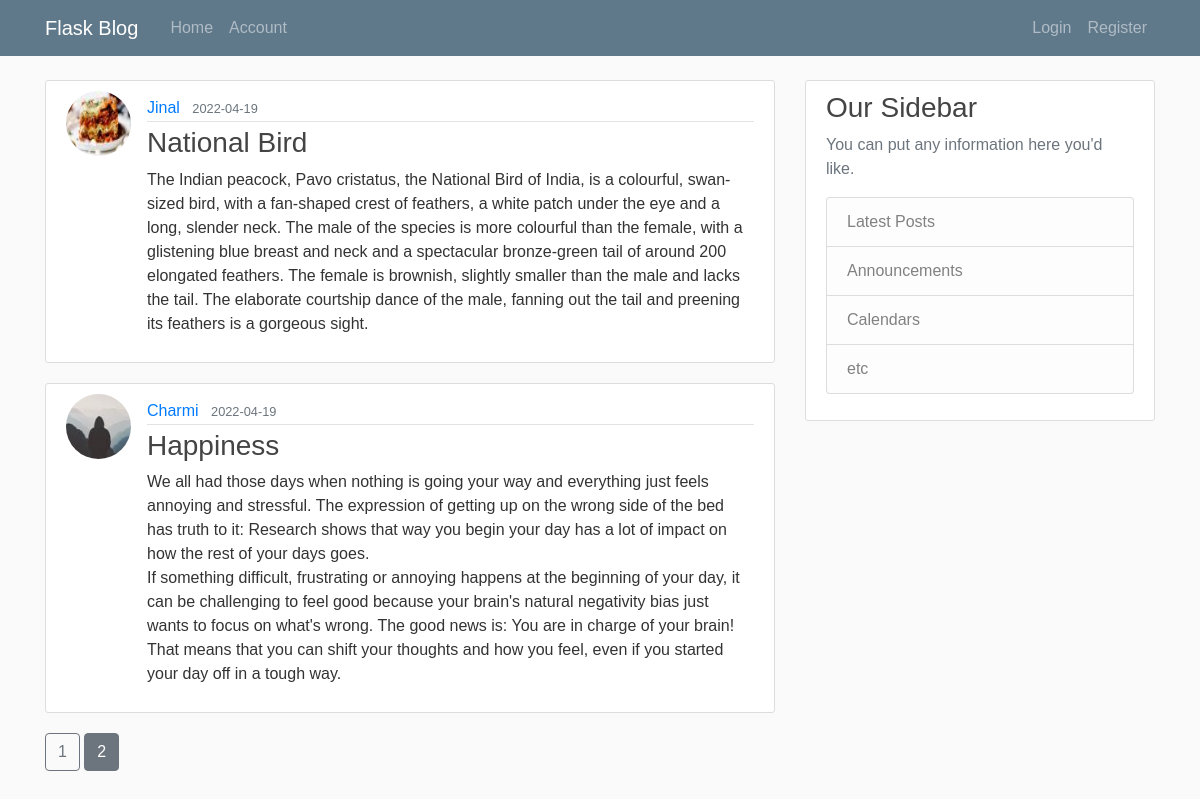
The page /home?page=2 on the database its author committed.
### blog/models.py (models this page shows, shortened)
class Post(db.Model):
	id = db.Column(db.Integer(), primary_key=True)
	title = db.Column(db.String(length=100), nullable=False)
	date_posted = db.Column(db.DateTime, nullable=False, default=lambda self: datetime.now())
	content = db.Column(db.Text, nullable=False)
	user_id = db.Column(db.Integer(), db.ForeignKey('user.id'), nullable=False)

class User(db.Model, UserMixin):
	id = db.Column(db.Integer(), primary_key=True)
	username = db.Column(db.String(length=30), nullable=False, unique=True)
	email = db.Column(db.String(length=120), nullable=False, unique=True)
	img = db.Column(db.String(length=20), nullable=False, default="default.jpg")
	password = db.Column(db.String(length=60), nullable=False)
	posts = db.relationship('Post', backref='author', lazy=True)

### blog/main/routes.py (the view)
@main.route('/')
@main.route('/home')
def home():
	page = request.args.get('page', 1, type=int)
	posts = Post.query.order_by(Post.date_posted.desc()).paginate(page=page, per_page=3)
	return render_template('home.html' , posts=posts)

### blog/templates/home.html
{% extends 'layout.html' %}
{% block content %}
	{% for post in posts.items %}
		<article class="media content-section">
		  <img class="rounded-circle article-img" src="{{ url_for('static', filename='IMG/' + post.author.img) }}">
		  <div class="media-body">
		    <div class="article-metadata" >
		      <a class="mr-2" href="{{ url_for('users.user_posts', username=post.author.username) }}">{{ post.author.username }}</a>
		      <small class="text-muted">{{ post.date_posted.strftime('%Y-%m-%d') }}</small>
		    </div>
		    <h3><a class="article-title" href="{{ url_for('posts.post', post_id = post.id) }}">{{ post.title }}</a></h3>
		    <p class="article-content">{{ post.content }}</p>
		  </div>
		</article>
	{% endfor %}
	{% for page_num in posts.iter_pages(left_edge=1, right_edge=1, left_current=1, right_current=2) %}
		{% if page_num %}
			{% if posts.page == page_num %}
				<a class="btn btn-secondary" href="{{ url_for('main.home' , page=page_num) }}">{{ page_num }}</a>
			{% else %}
				<a class="btn btn-outline-secondary" href="{{ url_for('main.home' , page=page_num) }}">{{ page_num }}</a>
			{% endif %}
		{% else %}
			...
		{% endif %}
	{% endfor %}
{% endblock %}

### blog/static/main.css (style rules this page uses)
body { background: #fafafa; color: #333333; margin-top: 5rem; font-family: 'Ubuntu', sans-serif; }
h1, h2, h3, h4, h5, h6 { color: #444444; }
.content-section { background: #ffffff; padding: 10px 20px; border: 1px solid #dddddd; border-radius: 3px; margin-bottom: 20px; }
.article-title { color: #444444; }
.article-content { white-space: pre-line; }
.article-img { height: 65px; width: 65px; margin-right: 16px; }
.article-metadata { padding-bottom: 1px; margin-bottom: 4px; border-bottom: 1px solid #e3e3e3 }
.media-body { margin-top: 5px; }

### rows shown on the page
Post: img (picture), author.username "Jinal", date_posted "2022-04-19", title "National Bird", content "The Indian peacock, Pavo cristatus, the National Bird of India, is a colourful, swan-sized bird, with a fan-shaped crest of feathers, a white patch under the eye and a long, slender neck. The male of the species is more colourful than the female, with a glistening blue breast and neck and a spectacular bronze-green tail of around 200 elongated feathers. The female is brownish, slightly smaller than the male and lacks the tail. The elaborate courtship dance of the male, fanning out the tail and preening its feathers is a gorgeous sight."
Post: img (picture), author.username "Charmi", date_posted "2022-04-19", title "Happiness", content "We all had those days when nothing is going your way and everything just feels annoying and stressful. The expression of getting up on the wrong side of the bed has truth to it: Research shows that way you begin your day has a lot of impact on how the rest of your days goes. If something difficult, frustrating or annoying happens at the beginning of your day, it can be challenging to feel good because your brain's natural negativity bias just wants to focus on what's wrong. The good news is: You are in charge of your brain! That means that you can shift your thoughts and how you feel, even if you started your day off in a tough way."

### other values the page prints
{{ page_num }} "1"
{{ page_num }} "2"
